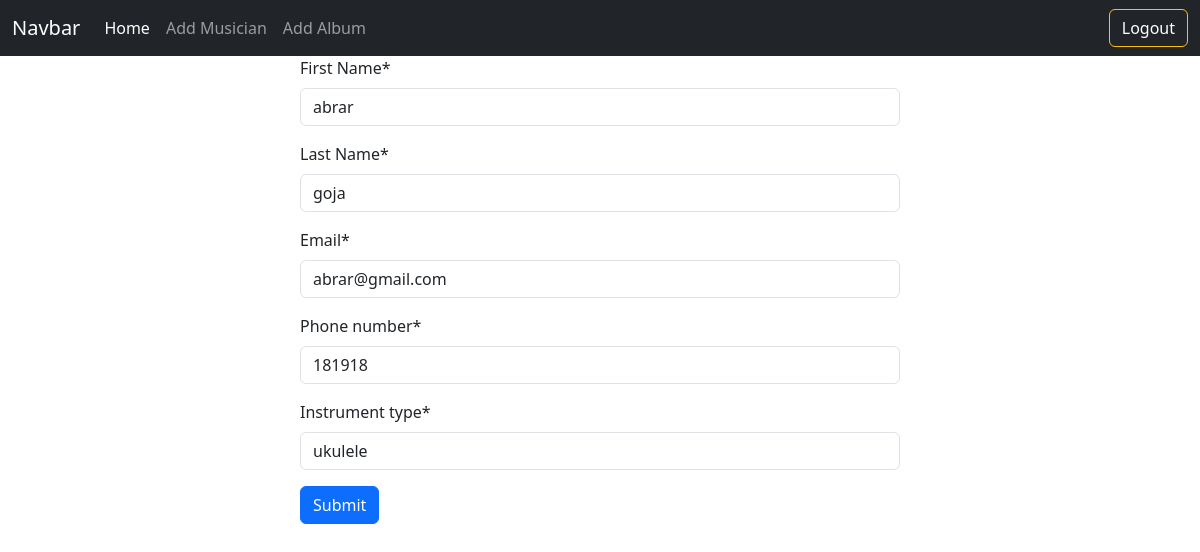
Page /musician/edit/6 (signed in) on the committed database.
### Musician/models.py (models this page shows, shortened)
class MusicianDB(models.Model):
    First_Name = models.CharField(max_length=40)
    Last_Name = models.CharField(max_length=40)
    Email = models.EmailField()
    Phone_number= models.CharField(max_length=14)
    Instrument_type= models.CharField(max_length=14)

### Musician/views.py (the view)
# urls.py: path('edit/<int:id>', views.edit_musician.as_view(),name='edit_musician'),
@method_decorator(login_required(login_url='login'),name='dispatch')
class edit_musician(UpdateView):
    model = MusicianDB
    form_class = MusicianForm
    template_name = 'musician.html'
    pk_url_kwarg = 'id'
    success_url = reverse_lazy('homepage')

### Musician/forms.py
class MusicianForm(forms.ModelForm):
    class Meta :
        model = MusicianDB
        fields='__all__'

### Musician/templates/musician.html (shortened to what this page needs)
{% extends "base.html" %}
{% load crispy_forms_tags %}
{% block content %}
<form style="width:50% ; margin:auto;" method='post'>
    {{form|crispy}}
    <button class ="btn btn-primary" type="submit">Submit</button>
</form>
{% endblock content %}

### rows in the picture
MusicianDB: First_Name "abrar", Last_Name "goja", Email "abrar@gmail.com", Phone_number "181918", Instrument_type "ukulele"
